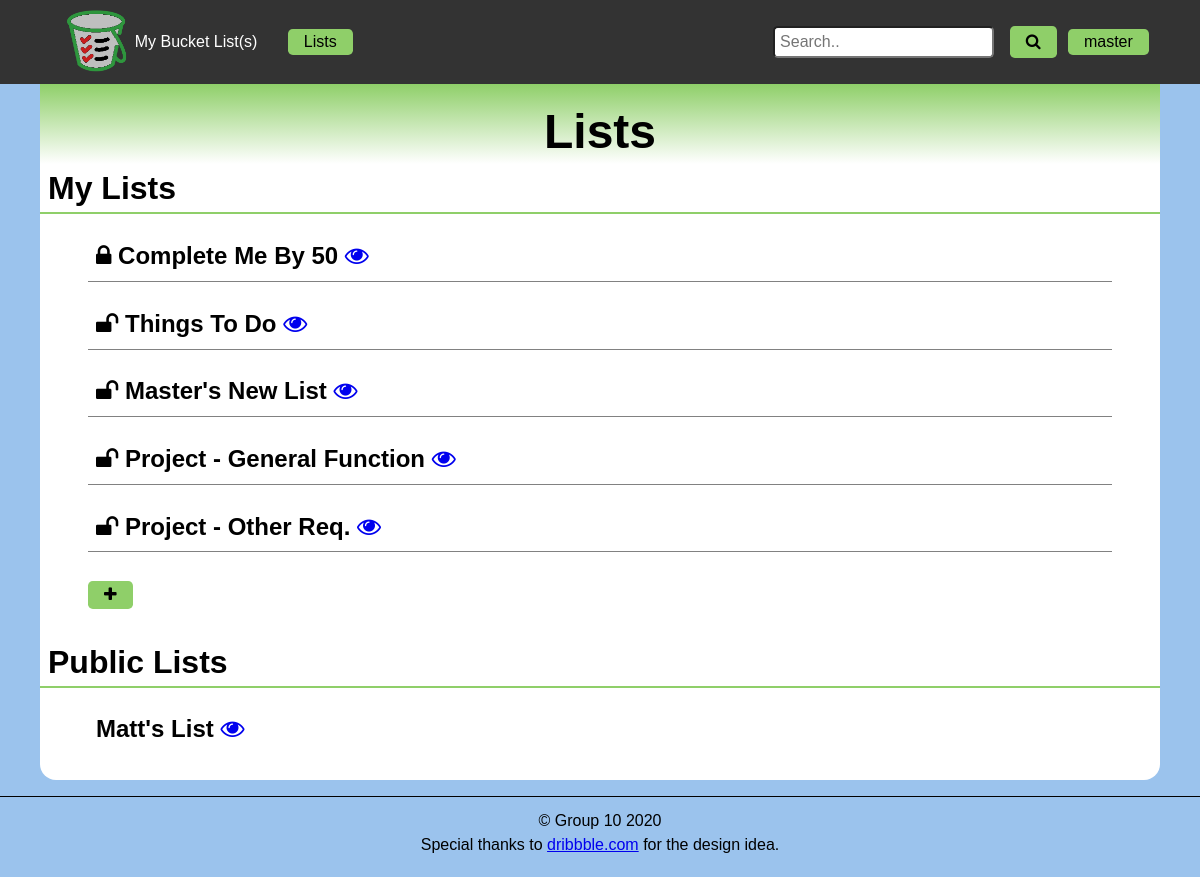
Screenshot of /display_list.php (signed in) with the database file from the repository.
### tables this page shows
CREATE TABLE `g10_lists` (
  `id` int(11) NOT NULL,
  `fk_userid` int(11) NOT NULL,
  `listname` varchar(50) NOT NULL,
  `start` date NOT NULL,
  `end` date DEFAULT NULL,
  `private` tinyint(1) NOT NULL DEFAULT '1'
);

### display_list.php (the view, shortened to what this page needs)
<?php
  $pdo = connectDB();
  $query = "SELECT * FROM `g10_lists` WHERE fk_userid = ?";
  $stmt = $pdo->prepare($query);
  $stmt->execute([$_SESSION['id']]);
  $myresult = $stmt->fetchAll();
  $query = "SELECT * FROM `g10_lists` WHERE private = ? AND fk_userid != ?";
  $stmt = $pdo->prepare($query);
  $stmt->execute([0, $_SESSION['id']]);
  $publicresults = $stmt->fetchAll();
?>
<!DOCTYPE html>
<html lang="en">
  <head>
    <?php
      include "includes/meta.php";
    ?>
  </head>
  <body>
    <header>
      <?php include 'includes/nav.php' ?>
    </header>
    <main>
      <header>
        <h1>Lists</h1>
      </header>
    <?php if(isset($_SESSION['user'])): ?>
      <h2>My Lists</h2>
      <div class="lists">
        <ul>
          <?php foreach($myresult as $row):?>
          <li>
            <h3>
              <?php if($row['private'] == 1):?>
                <span><i class="fa fa-lock"></i></span>
              <?php else: ?>
                  <span><i class="fa fa-unlock"></i></span>
              <?php endif ?>
              <?= $row['listname']?>
              <a href = "view_list.php?list=<?= $row['id']?>"><i class="fa fa-eye"></i></a>
            </h3>
          </li>
          <?php endforeach ?>
          <li><button id="addlist"><i class="fa fa-plus"></i></button></li>
        </ul>
      </div>
    <?php endif ?>
    <h2>Public Lists</h2>
    <div class="lists">
      <ul>
        <?php foreach($publicresults as $rows):?>
        <li>
          <h3>
            <?= $rows['listname']?>
            <a href = "view_list.php?list=<?= $rows['id']?>"><i class="fa fa-eye"></i></a>
          </h3>
        </li>
        <?php endforeach ?>
      </ul>
    </div>
    </main>
    <?php include 'includes/footer.php' ?>
  </body>
</html>

### css/default.css (style rules this page uses)
:root { --link-color: #8fcf69; --linkhover-color: #818181; --text-color: #000; }
body { background-color: #9bc3ed; color: var(--text-color); font-family: Verdana, Helvetica, sans-serif; font-size: 16px; margin: auto; }
main { background-color: #FFF; border-bottom-right-radius: 1rem; border-bottom-left-radius: 1rem; max-width: 70rem; font-size: 1em; padding: 0 0 0.6em 0; margin: auto; }
header { text-align: center; background: linear-gradient(var(--link-color), transparent); }
main header { align-items: flex-end; display: flex; flex-direction: row; justify-content: space-evenly; padding: 1em 0 0 0; }
p,h1,h2,h3,h4,h5 { padding: 0.5rem; }
h1 { font-size: 3em; font-weight: bold; }
h2 { font-size: 2em; font-weight: bold; border-bottom: 2px solid var(--link-color); }
h3 { font-size: 1.5em; font-weight: bold; }
button, nav a, .dropdown, #login a { padding: 0.3rem 1rem; color: var(--text-color); margin: 0.5rem auto; background-color: var(--link-color); font-size: 1rem; border: none; cursor: pointer; border-radius: 0.3rem; }
main header~ul li, .lists>ul li { align-content: center; border-bottom: 0.1em solid #818181; display: flex; margin: 1em 3em; padding: 0.3em 0; }
main header~ul li:last-of-type, .lists>ul li:last-of-type { border: none; display:block; justify-self: flex-start; }

### rows the page displays
g10_lists: private 1 (drawn), listname "Complete Me By 50"
g10_lists: private 0 (drawn), listname "Things To Do"
g10_lists: private 0 (drawn), listname "Master's New List"
g10_lists: private 0 (drawn), listname "Project - General Function"
g10_lists: private 0 (drawn), listname "Project - Other Req."
g10_lists: listname "Matt's List"

### other values shown
$_SESSION['user'] "master"
